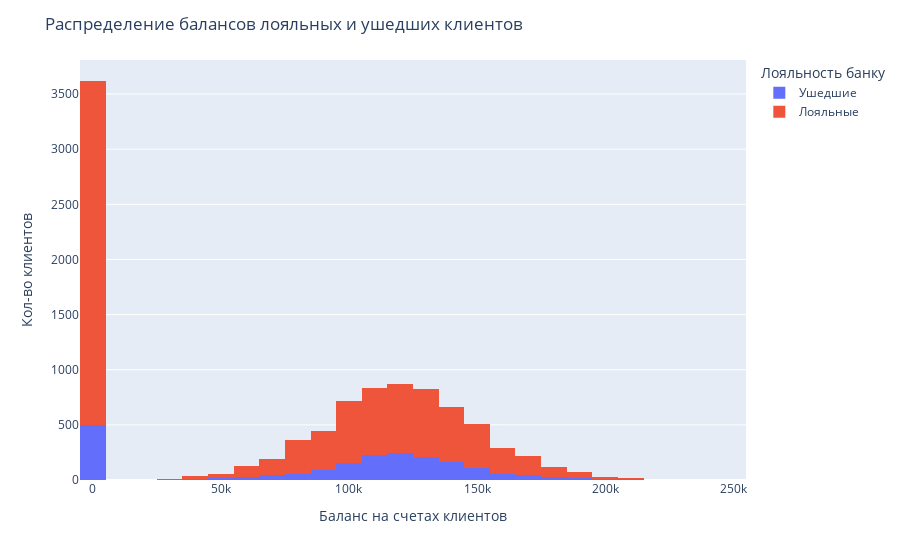

This figure's notebook cell:
### Markdown cell above
9.3. Посмотрите на распределение баланса клиента в разрезе признака оттока. Как различаются суммы на накопительном счёте ушедших и лояльных клиентов? Подумайте и напишите, с чем это может быть связано, что может не устраивать ушедших клиентов в банке.

### Code cell
fig3 = px.histogram(
    churn_data,
    x = 'Balance',
    color = churn_data['Exited'].map({0:'Лояльные', 1:'Ушедшие'}),
    labels = {'color': 'Лояльность банку'},
    nbins = 40
)
fig3.update_layout(title="Распределение балансов лояльных и ушедших клиентов",
                  xaxis_title="Баланс на счетах клиентов",
                  yaxis_title="Кол-во клиентов")
fig3.show()

### Figure 1 — Plotly figure (JSON) as saved in the notebook; plotly's stock layout.template omitted (floating-point values rounded to 4 significant figures; data arrays with more than 128 entries replaced by an {"elided": "..."} marker saying what was removed)
{"data": [{"alignmentgroup": "True", "bingroup": "x", "hovertemplate": "Лояльность банку=Ушедшие<br>Balance=%{x}<br>count=%{y}<extra></extra>", "legendgroup": "Ушедшие", "marker": {"color": "#636efa", "pattern": {"shape": ""}}, "name": "Ушедшие", "nbinsx": 40, "offsetgroup": "Ушедшие", "orientation": "v", "showlegend": true, "type": "histogram", "x": {"elided": "2037 float values"}, "xaxis": "x", "yaxis": "y"}, {"alignmentgroup": "True", "bingroup": "x", "hovertemplate": "Лояльность банку=Лояльные<br>Balance=%{x}<br>count=%{y}<extra></extra>", "legendgroup": "Лояльные", "marker": {"color": "#EF553B", "pattern": {"shape": ""}}, "name": "Лояльные", "nbinsx": 40, "offsetgroup": "Лояльные", "orientation": "v", "showlegend": true, "type": "histogram", "x": {"elided": "7963 float values"}, "xaxis": "x", "yaxis": "y"}], "layout": {"barmode": "relative", "legend": {"title": {"text": "Лояльность банку"}, "tracegroupgap": 0}, "margin": {"t": 60}, "title": {"text": "Распределение балансов лояльных и ушедших клиентов"}, "xaxis": {"anchor": "y", "domain": [0, 1], "title": {"text": "Баланс на счетах клиентов"}}, "yaxis": {"anchor": "x", "domain": [0, 1], "title": {"text": "Кол-во клиентов"}}}}
